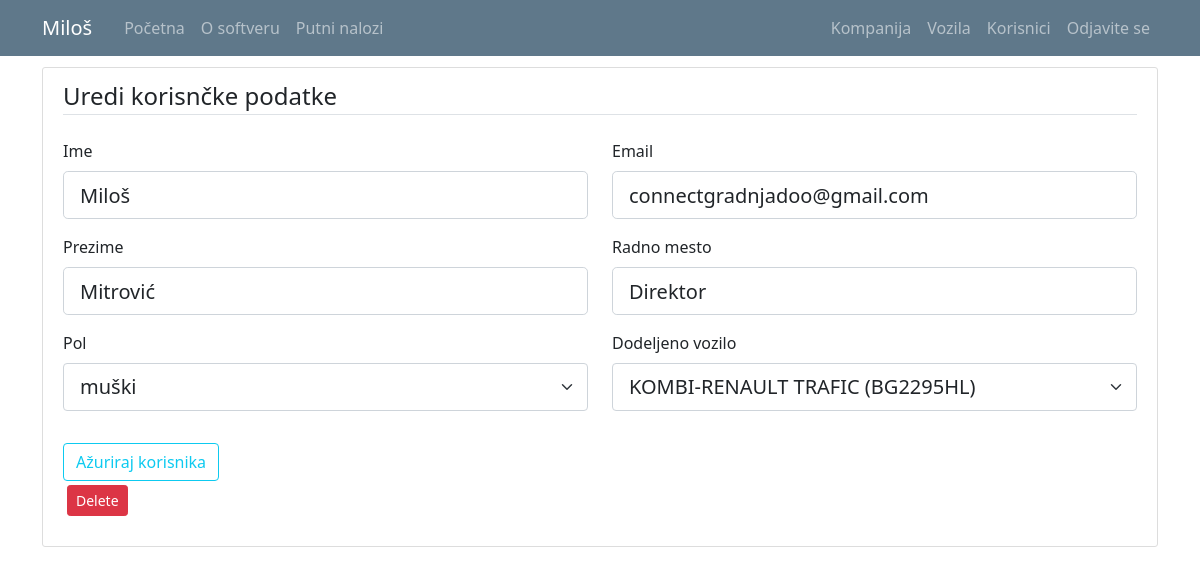
Page /user/13 (signed in) on the earlier database version.
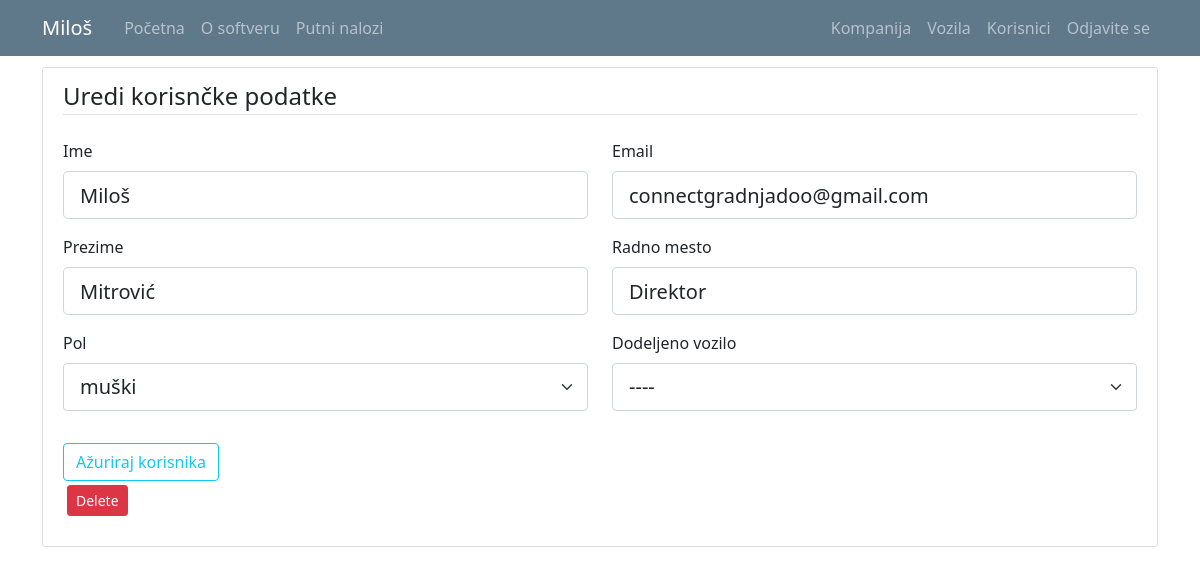
Same page on the later database version.
### putninalozi/models.py (models this page shows, shortened)
class User(db.Model, UserMixin):
    id = db.Column(db.Integer, primary_key=True)
    email = db.Column(db.String(120), unique=True, nullable=False)
    password = db.Column(db.String(60), nullable = False)
    name = db.Column(db.String(20), unique=False, nullable=False)
    surname = db.Column(db.String(20), unique=False, nullable=False)
    gender = db.Column(db.String(1)) #(0, "srednji"), (1, "muški"), (2, "ženski")
    workplace = db.Column(db.String(20), unique=False, nullable=False)
    authorization = db.Column(db.String(10), nullable = False) # ovde treba da budu tipovi korisnika: S_admin, C_admin, C_user
    company_id = db.Column(db.Integer, db.ForeignKey('company.id'), nullable=True)
    default_vehicle = db.Column(db.Integer) #kod radnika koji imaju svoj auto, da bude podrazumevana vrednost id tog vozila
    travelwarrants = db.relationship('TravelWarrant', backref='travelwarrant_user', lazy=True)

### putninalozi/users/routes.py (the view)
@users.route("/user/<int:user_id>", methods=['GET', 'POST'])
def user_profile(user_id): #ovo je funkcija za editovanje user-a
    user = User.query.get_or_404(user_id)
    if not current_user.is_authenticated:
        flash('Da bi ste pristupili ovoj stranici treba da budete ulogovani.', 'danger')
        return redirect(url_for('users.login'))
    elif current_user.authorization != 's_admin' and current_user.authorization != 'c_admin':
        if current_user.id != user.id:
            abort(403)
    elif current_user.authorization == 's_admin':
        pass
    elif current_user.user_company.id != user.user_company.id:
        abort(403)
    form = UpdateUserForm()
    form.reset()
    form.default_vehicle.choices = [(0, "----")] + [(v.id, v.vehicle_type + "-" + v.vehicle_brand+" ("+v.vehicle_registration+")") for v in db.session.query(Vehicle.id,Vehicle.vehicle_type,Vehicle.vehicle_brand,Vehicle.vehicle_registration).filter_by(company_id=current_user.user_company.id).order_by('vehicle_type').all()]
    if form.validate_on_submit():
        user.name = form.name.data
        user.surname = form.surname.data
        user.workplace = form.workplace.data
        if user.email == form.email.data:
            user.email = form.email.data
        else:
            validate_email = User.query.filter_by(email=form.email.data).first()
            if validate_email:
                flash('Taj mejl je već postoji, izabeite drugači emal', 'danger')
                return render_template('user.html', title="Uredi korisnčke podatke", user=user, form=form, legend='Uredi korisnčke podatke')
            else:
                user.email = form.email.data
        if current_user.authorization != 's_admin':
            user.authorization = user.authorization
        else:
            user.authorization = form.authorization.data
        user.gender = form.gender.data
        if current_user.authorization == 's_admin':
            user.company_id = form.company_id.data
        else:
            user.company_id = user.company_id
        user.default_vehicle = form.default_vehicle.data
        db.session.commit()
        flash('Profil je ažuriran', 'success')
        return redirect(url_for('users.user_list'))
    elif request.method == 'GET':
        form.name.data = user.name
        form.surname.data = user.surname
        form.workplace.data = user.workplace
        form.email.data = user.email
        form.authorization.choices = [('c_user', 'USER'),('c_admin', 'ADMIN')]
        form.authorization.data = user.authorization
        form.gender.choices = [(0, 'srednji'),(1, 'muški'),(2, 'ženski')]
        form.gender.data = user.gender
        form.company_id.choices = [(c.id, c.companyname) for c in db.session.query(Company.id,Company.companyname).order_by('companyname').all()]
        form.company_id.data = str(user.company_id)
        form.default_vehicle.data = str(user.default_vehicle)
    return render_template('user.html', title="Uredi korisnčke podatke", user=user, form=form, legend='Uredi korisnčke podatke')

### putninalozi/users/forms.py
class UpdateUserForm(FlaskForm):
    email = StringField('Email', validators=[DataRequired(), Email()])
    name = StringField('Ime', validators=[DataRequired(), Length(min=2, max=20)])
    surname = StringField('Prezime', validators=[DataRequired(), Length(min=2, max=20)])
    gender = SelectField('Pol', validators=[DataRequired()], choices=[(0, 'srednji'), (1, 'muški'), (2, 'ženski')])
    workplace = StringField(label='Radno mesto', validators=[DataRequired(), Length(min=2, max=20)])
    authorization = SelectField('Nivo autorizacije', validators=[DataRequired()], choices = [('c_user', 'USER'),('c_admin', 'ADMIN')]) #[('c_user', 'USER'),('c_admin', 'ADMIN')]) # ovde treba da budu tipovi korisnika: S_admin, C_admin, C_user
    company_id = SelectField('Kompanija', choices = [(c.id, c.companyname) for c in db.session.query(Company.id,Company.companyname).order_by('companyname').all()]) #, choices=Company.query.all())
    default_vehicle = SelectField('Dodeljeno vozilo', validators=[DataRequired()], choices = [])
    submit = SubmitField('Ažuriraj korisnika')
    def reset(self):
        self.__init__()

### putninalozi/templates/user.html (shortened to what the changed rows need)
{% extends "layout.html" %}
{% block content %}
<div class="content-section">
    <form method="POST" action="">
        <fieldset class="form-group">
            <div class="row">
              <div class="col form-group">
                  {{ form.name.label(class="form-control-label") }}
                  {% if form.name.errors %}
                      {{ form.name(class="form-control form-control-lg is-invalid") }}
                      <div class="invalid-feedback">
                          {% for error in form.name.errors %}
                              <span>{{ error }}</span>
                          {% endfor %}
                      </div>
                  {% else %}
                      {{ form.name(class="form-control form-control-lg") }}
                  {% endif %}
              </div>
              <div class="col form-group">
                  {{ form.email.label(class="form-control-label") }}
                  {% if form.email.errors %}
                      {{ form.email(class="form-control form-control-lg is-invalid") }}
                      <div class="invalid-feedback">
                          {% for error in form.email.errors %}
                              <span>{{ error }}</span>
                          {% endfor %}
                      </div>
                  {% else %}
                      {{ form.email(class="form-control form-control-lg") }}
                  {% endif %}
              </div>
            </div>
            <div class="row">
              <div class="col form-group">
                  {{ form.surname.label(class="form-control-label") }}
                  {% if form.surname.errors %}
                      {{ form.surname(class="form-control form-control-lg is-invalid") }}
                      <div class="invalid-feedback">
                          {% for error in form.surname.errors %}
                              <span>{{ error }}</span>
                          {% endfor %}
                      </div>
                  {% else %}
                      {{ form.surname(class="form-control form-control-lg") }}
                  {% endif %}
              </div>
              <div class="col form-group">
                  {{ form.workplace.label(class="form-control-label") }}
                  {% if form.workplace.errors %}
                      {{ form.workplace(class="form-control form-control-lg is-invalid") }}
                      <div class="invalid-feedback">
                          {% for error in form.workplace.errors %}
                              <span>{{ error }}</span>
                          {% endfor %}
                      </div>
                  {% else %}
                      {{ form.workplace(class="form-control form-control-lg") }}
                  {% endif %}
              </div>
            </div>
            <div class="row">
              <div class="col form-group">
                  {{ form.gender.label(class="form-control-label") }}
                  {% if form.gender.errors %}
                      {{ form.gender(class="form-control form-control-lg is-invalid") }}
                      <div class="invalid-feedback">
                          {% for error in form.gender.errors %}
                              <span>{{ error }}</span>
                          {% endfor %}
                      </div>
                  {% else %}
                      {{ form.gender(class="form-select form-select-lg") }}
                  {% endif %}
              </div>
              <div class="col form-group">
                  {{ form.default_vehicle.label(class="form-control-label") }}
                  {% if form.default_vehicle.errors %}
                      {{ form.default_vehicle(class="form-control form-control-lg is-invalid") }}
                      <div class="invalid-feedback">
                          {% for error in form.default_vehicle.errors %}
                              <span>{{ error }}</span>
                          {% endfor %}
                      </div>
                  {% else %}
                      {{ form.default_vehicle(class="form-select form-select-lg") }}
                  {% endif %}
              </div>
            </div>
        </fieldset>
  </form>
</div>
{% endblock content%}

### putninalozi/templates/layout.html (shortened to what this page needs)
<!doctype html>
<html lang="en">
  <head>
    <link rel="stylesheet" href="https://cdn.jsdelivr.net/npm/bootstrap@4.3.1/dist/css/bootstrap.min.css">
    <link rel="stylesheet" type="text/css" href="{{ url_for('static', filename='main.css') }}">
    <link href="https://cdn.jsdelivr.net/npm/bootstrap@5.0.1/dist/css/bootstrap.min.css" rel="stylesheet">
    <link rel="stylesheet" type="text/css" href="https://cdn.datatables.net/1.10.25/css/dataTables.bootstrap5.css">
  </head>
  <body>
    <header class="site-header">
      <nav class="navbar navbar-expand-md navbar-dark bg-steel fixed-top">
        <div class="container">
          <a class="navbar-brand mr-4" href="/">{{ current_user.name }}</a>
          <div class="collapse navbar-collapse" id="navbarToggle">
            <div class="navbar-nav mr-auto">
              {% if current_user.is_authenticated %}
                <a class="nav-item nav-link" href="{{ url_for('main.home') }}">Početna</a>
                <a class="nav-item nav-link" href="{{ url_for('main.about') }}">O softveru</a>
                <a class="nav-item nav-link" href="{{ url_for('travel_warrants.travel_warrant_list') }}">Putni nalozi</a>
              {% else %}
                <a class="nav-item nav-link" href="{{ url_for('main.home') }}">Početna</a>
                <a class="nav-item nav-link" href="{{ url_for('main.about') }}">O softveru</a>
              {% endif %}
            </div>
            <div class="navbar-nav">
              {% if current_user.is_authenticated %}
                {% if current_user.authorization == 's_admin' %}
                  <a class="nav-item nav-link" href="{{ url_for('companys.company_list') }}">Kompanija</a>
                  <a class="nav-item nav-link" href="{{ url_for('vehicles.vehicle_list') }}">Vozila</a>
                  <a class="nav-item nav-link" href="{{ url_for('users.user_list') }}">Korisnici</a>
                  <a class="nav-item nav-link" href="{{ url_for('users.logout') }}">Odjavite se</a>
                {% elif current_user.authorization == 'c_admin'%}
                  <a class="nav-item nav-link" href="{{ url_for('companys.company_list') }}">Kompanija</a>
                  <a class="nav-item nav-link" href="{{ url_for('vehicles.vehicle_list') }}">Vozila</a>
                  <a class="nav-item nav-link" href="{{ url_for('users.user_list') }}">Korisnici</a>
                  <a class="nav-item nav-link" href="{{ url_for('users.logout') }}">Odjavite se</a>
                {% else %}
                  <a class="nav-item nav-link" href="{{ url_for('users.logout') }}">Odjavite se</a>
                {% endif %}
              {% else %}
                <a class="nav-item nav-link" href="{{ url_for('users.login') }}">Prijavljivanje</a>
              {% endif %}
            </div>
          </div>
        </div>
      </nav>
    </header>
    <main role="main" class="container">
      <div class="row">
        <div class="col-md-12">
          {% block content %}{% endblock %}
        </div>
      </div>
    </main>
  </body>
</html>

Differences in the rows shown:
changed User "Miloš": default_vehicle "KOMBI-RENAULT TRAFIC (BG2295HL)" → "----"
